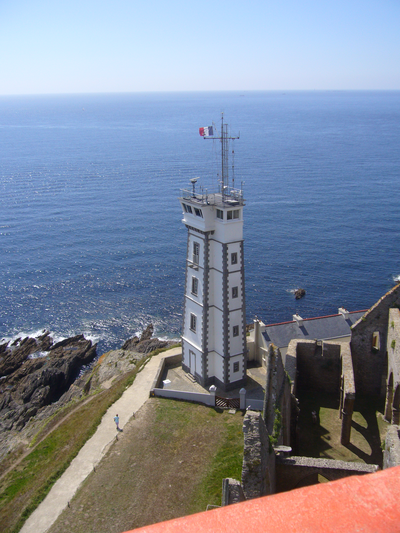
#> input picture TakePic/102202.png, 400 x 533 px
$ python Flood_Filling.py
#> lines starting #> are read from the running program, lines starting #| are printed output that depends on the picture
import cv2
import numpy as np

# read image
filename = '102202.png'
im = cv2.imread(filename)
#> im is the input picture: shape (533, 400, 3); mean B, G, R 152.2, 134.9, 126.2
h,w = im.shape[:2]
#> h = 533; w = 400

# flood fill example
diff = (6,6,6)
mask = np.zeros((h+2,w+2), np.uint8)
cv2.floodFill(im,mask,(10,10), (255,255,0),diff,diff)
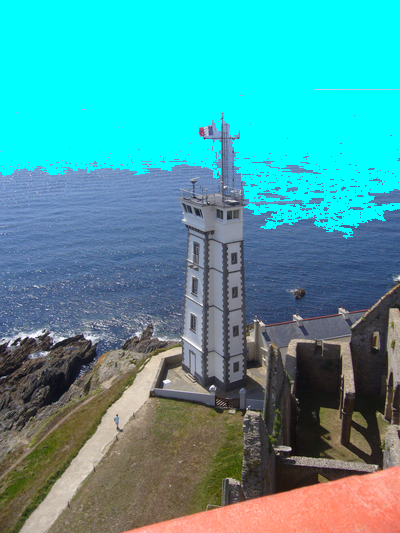
#> im: shape (533, 400, 3); mean B, G, R 161.2, 157, 70.8

# show the result in an OpenCV window
cv2.imshow('flood fill',im)
cv2.waitKey()

# save the result
#cv2.imwrite('result.jpg',im)
